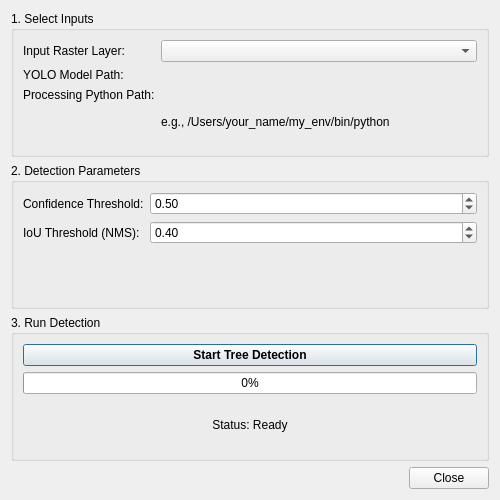
<?xml version="1.0" encoding="UTF-8"?>
<ui version="4.0">
 <class>TreeDetectorDialogBase</class>
 <widget class="QDialog" name="TreeDetectorDialogBase">
  <property name="geometry">
   <rect>
    <x>0</x>
    <y>0</y>
    <width>500</width>
    <height>500</height>
   </rect>
  </property>
  <property name="windowTitle">
   <string>Tree Detector</string>
  </property>
  <layout class="QVBoxLayout" name="verticalLayout">
   <item>
    <widget class="QGroupBox" name="groupBox_input">
     <property name="title">
      <string>1. Select Inputs</string>
     </property>
     <layout class="QFormLayout" name="formLayout">
      <item row="0" column="0">
       <widget class="QLabel" name="label_raster">
        <property name="text">
         <string>Input Raster Layer:</string>
        </property>
       </widget>
      </item>
      <item row="0" column="1">
       <widget class="QgsMapLayerComboBox" name="mMapLayerComboBox"/>
      </item>
      <item row="1" column="0">
       <widget class="QLabel" name="label_model">
        <property name="text">
         <string>YOLO Model Path:</string>
        </property>
       </widget>
      </item>
      <item row="1" column="1">
       <widget class="QgsFileWidget" name="mFileWidget_model"/>
      </item>
      <item row="2" column="0">
       <widget class="QLabel" name="label_python">
        <property name="text">
         <string>Processing Python Path:</string>
        </property>
       </widget>
      </item>
      <item row="2" column="1">
       <widget class="QgsFileWidget" name="mFileWidget_python"/>
      </item>
      <item row="3" column="1">
       <widget class="QLabel" name="label_python_example">
        <property name="text">
         <string>e.g., /Users/your_name/my_env/bin/python</string>
        </property>
        <property name="wordWrap">
         <bool>true</bool>
        </property>
       </widget>
      </item>
     </layout>
    </widget>
   </item>
   <item>
    <widget class="QGroupBox" name="groupBox_params">
     <property name="title">
      <string>2. Detection Parameters</string>
     </property>
     <layout class="QFormLayout" name="formLayout_2">
      <item row="0" column="0">
       <widget class="QLabel" name="label_confidence">
        <property name="text">
         <string>Confidence Threshold:</string>
        </property>
       </widget>
      </item>
      <item row="0" column="1">
       <widget class="QgsDoubleSpinBox" name="mDoubleSpinBox_confidence">
        <property name="maximum">
         <double>1.000000000000000</double>
        </property>
        <property name="singleStep">
         <double>0.050000000000000</double>
        </property>
        <property name="value">
         <double>0.500000000000000</double>
        </property>
       </widget>
      </item>
      <item row="1" column="0">
       <widget class="QLabel" name="label_iou">
        <property name="text">
         <string>IoU Threshold (NMS):</string>
        </property>
       </widget>
      </item>
      <item row="1" column="1">
       <widget class="QgsDoubleSpinBox" name="mDoubleSpinBox_iou">
        <property name="maximum">
         <double>1.000000000000000</double>
        </property>
        <property name="singleStep">
         <double>0.050000000000000</double>
        </property>
        <property name="value">
         <double>0.400000000000000</double>
        </property>
       </widget>
      </item>
     </layout>
    </widget>
   </item>
   <item>
    <widget class="QGroupBox" name="groupBox_detection">
     <property name="title">
      <string>3. Run Detection</string>
     </property>
     <layout class="QVBoxLayout" name="verticalLayout_2">
      <item>
       <widget class="QPushButton" name="btn_start_detection">
        <property name="font">
         <font>
          <weight>75</weight>
          <bold>true</bold>
         </font>
        </property>
        <property name="text">
         <string>Start Tree Detection</string>
        </property>
       </widget>
      </item>
      <item>
       <widget class="QProgressBar" name="progressBar">
        <property name="value">
         <number>0</number>
        </property>
       </widget>
      </item>
      <item>
       <widget class="QLabel" name="label_status">
        <property name="text">
         <string>Status: Ready</string>
        </property>
        <property name="alignment">
         <set>Qt::AlignCenter</set>
        </property>
       </widget>
      </item>
     </layout>
    </widget>
   </item>
   <item>
    <widget class="QDialogButtonBox" name="button_box">
     <property name="orientation">
      <enum>Qt::Horizontal</enum>
     </property>
     <property name="standardButtons">
      <set>QDialogButtonBox::Close</set>
     </property>
    </widget>
   </item>
  </layout>
 </widget>
 <customwidgets>
  <customwidget>
   <class>QgsDoubleSpinBox</class>
   <extends>QDoubleSpinBox</extends>
   <header>qgis.gui</header>
  </customwidget>
  <customwidget>
   <class>QgsFileWidget</class>
   <extends>QWidget</extends>
   <header>qgis.gui</header>
  </customwidget>
  <customwidget>
   <class>QgsMapLayerComboBox</class>
   <extends>QComboBox</extends>
   <header>qgis.gui</header>
  </customwidget>
 </customwidgets>
 <resources/>
 <connections>
  <connection>
   <sender>button_box</sender>
   <signal>rejected()</signal>
   <receiver>TreeDetectorDialogBase</receiver>
   <slot>reject()</slot>
  </connection>
 </connections>
</ui>
